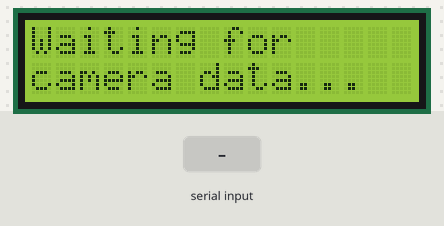
The sketch below on a simulated Arduino Uno, built with avr-gcc and run on an emulated ATmega328P. Parts: 16×2 character LCD. Inputs (shaded band) come from the test bench.

Above: at 3.3 s.
3.4 s: "NONE\n" received over Serial
At 4.5 s:
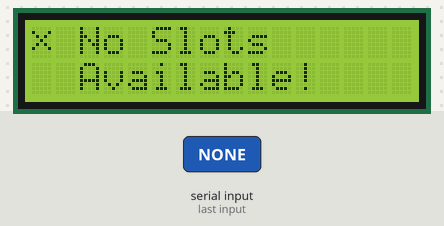
4.9 s: byte 10 ('\n') received over Serial
At 6.3 s:
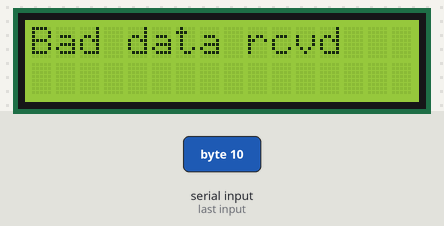
Timing chart, 0 to 7.9 s (numbered marks = the images above; inputs shaded):
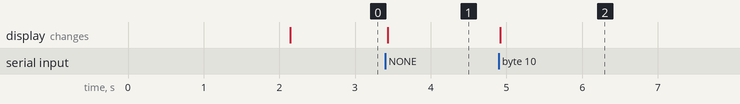

The sketch:

smart_parking_arduino.ino
```cpp
/*
 * Smart Parking System — Arduino Uno R4
 *
 * Hardware:
 *   - Arduino Uno R4
 *   - 16x2 LCD with I2C module (address 0x27 or 0x3F)
 *     SDA → A4,  SCL → A5,  VCC → 5V,  GND → GND
 *
 * Serial protocol (from Python):
 *   "F1B2S6\n"  → Floor 1, Block 2, Slot 6 is available
 *   "NONE\n"    → No slots available
 */

#include <Wire.h>
#include <LiquidCrystal_I2C.h>

// ── Change 0x27 to 0x3F if your module uses that address ──
LiquidCrystal_I2C lcd(0x27, 16, 2);

String inputBuffer   = "";
bool   dataReady     = false;

// Custom characters
byte carIcon[8]  = {0b00000, 0b01110, 0b11111, 0b10101, 0b11111, 0b01010, 0b00000, 0b00000};
byte checkMark[8]= {0b00000, 0b00001, 0b00011, 0b10110, 0b11100, 0b01000, 0b00000, 0b00000};
byte crossMark[8]= {0b00000, 0b10001, 0b01010, 0b00100, 0b01010, 0b10001, 0b00000, 0b00000};

// ─────────────────────────────────────────────────────────
void setup() {
  Serial.begin(9600);
  inputBuffer.reserve(32);

  lcd.init();
  lcd.backlight();
  lcd.createChar(0, carIcon);
  lcd.createChar(1, checkMark);
  lcd.createChar(2, crossMark);

  // Startup splash
  lcd.setCursor(0, 0);
  lcd.print("Smart Parking");
  lcd.setCursor(0, 1);
  lcd.print("System Ready...");
  delay(2000);
  lcd.clear();

  lcd.setCursor(0, 0);
  lcd.print("Waiting for");
  lcd.setCursor(0, 1);
  lcd.print("camera data...");
}

// ─────────────────────────────────────────────────────────
void loop() {
  if (dataReady) {
    processSlotData(inputBuffer);
    inputBuffer = "";
    dataReady   = false;
  }
}

// ─────────────────────────────────────────────────────────
// Called automatically when serial bytes arrive
void serialEvent() {
  while (Serial.available()) {
    char c = (char)Serial.read();
    if (c == '\n') {
      dataReady = true;          // signal main loop
    } else if (c != '\r') {
      inputBuffer += c;
    }
  }
}

// ─────────────────────────────────────────────────────────
void processSlotData(String data) {
  data.trim();

  // ── No slots available ──────────────────────────────────
  if (data.equalsIgnoreCase("NONE")) {
    lcd.clear();
    lcd.setCursor(0, 0);
    lcd.write(byte(2));          // cross mark icon
    lcd.print(" No Slots");
    lcd.setCursor(0, 1);
    lcd.print("  Available!");
    return;
  }

  // ── Parse "F<n>B<n>S<n>" ───────────────────────────────
  int fPos = data.indexOf('F');
  int bPos = data.indexOf('B');
  int sPos = data.indexOf('S');

  if (fPos == -1 || bPos == -1 || sPos == -1) {
    lcd.clear();
    lcd.setCursor(0, 0);
    lcd.print("Bad data rcvd");
    return;
  }

  String floorNum = data.substring(fPos + 1, bPos);
  String blockNum = data.substring(bPos + 1, sPos);
  String slotNum  = data.substring(sPos + 1);

  // ── Display on LCD ──────────────────────────────────────
  // Row 0: "Available Slot:"  (15 chars)
  // Row 1: e.g. "F1  Block2  S6"
  lcd.clear();

  lcd.setCursor(0, 0);
  lcd.write(byte(1));            // check-mark icon
  lcd.print(" Available Slot");

  lcd.setCursor(0, 1);
  lcd.print("F");
  lcd.print(floorNum);
  lcd.print(" B");
  lcd.print(blockNum);
  lcd.print(" S");
  lcd.print(slotNum);

  // Echo back to serial for debugging
  Serial.print("Displaying: F");
  Serial.print(floorNum);
  Serial.print(" B");
  Serial.print(blockNum);
  Serial.print(" S");
  Serial.println(slotNum);
}
```

Measured:
- after the input at 3.4 s, the display: changes at once (image 1)
- after the input at 4.9 s, the display: changes at once (image 2)
